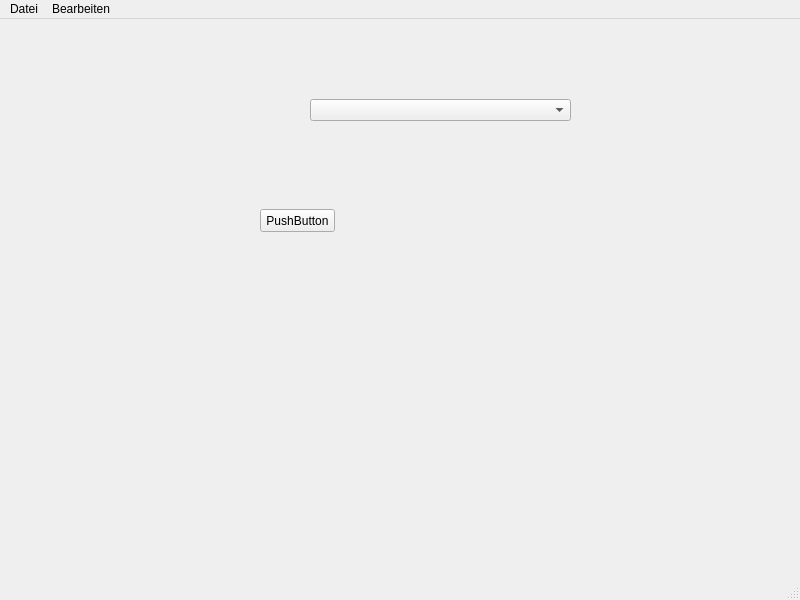
<?xml version="1.0" encoding="UTF-8"?>
<ui version="4.0">
 <class>MainWindow</class>
 <widget class="QMainWindow" name="MainWindow">
  <property name="geometry">
   <rect>
    <x>0</x>
    <y>0</y>
    <width>800</width>
    <height>600</height>
   </rect>
  </property>
  <property name="windowTitle">
   <string>MainWindow</string>
  </property>
  <widget class="QWidget" name="centralwidget">
   <widget class="QComboBox" name="comboBox">
    <property name="geometry">
     <rect>
      <x>310</x>
      <y>80</y>
      <width>261</width>
      <height>22</height>
     </rect>
    </property>
   </widget>
   <widget class="QPushButton" name="pushButton">
    <property name="geometry">
     <rect>
      <x>260</x>
      <y>190</y>
      <width>75</width>
      <height>23</height>
     </rect>
    </property>
    <property name="text">
     <string>PushButton</string>
    </property>
   </widget>
  </widget>
  <widget class="QMenuBar" name="menubar">
   <property name="geometry">
    <rect>
     <x>0</x>
     <y>0</y>
     <width>800</width>
     <height>21</height>
    </rect>
   </property>
   <widget class="QMenu" name="menuDatei">
    <property name="title">
     <string>Datei</string>
    </property>
   </widget>
   <widget class="QMenu" name="menuBearbeiten">
    <property name="title">
     <string>Bearbeiten</string>
    </property>
   </widget>
   <addaction name="menuDatei"/>
   <addaction name="menuBearbeiten"/>
  </widget>
  <widget class="QStatusBar" name="statusbar"/>
 </widget>
 <resources/>
 <connections/>
</ui>
